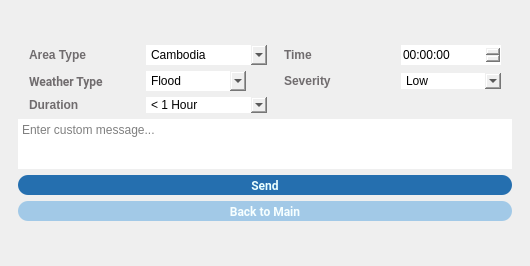
<?xml version="1.0" encoding="UTF-8"?>
<ui version="4.0">
 <class>MainWindow</class>
 <widget class="QMainWindow" name="MainWindow">
  <property name="geometry">
   <rect>
    <x>0</x>
    <y>0</y>
    <width>530</width>
    <height>266</height>
   </rect>
  </property>
  <property name="minimumSize">
   <size>
    <width>0</width>
    <height>80</height>
   </size>
  </property>
  <property name="windowTitle">
   <string>MainWindow</string>
  </property>
  <property name="styleSheet">
   <string notr="true">border-radius: 0px</string>
  </property>
  <widget class="QWidget" name="centralwidget">
   <layout class="QVBoxLayout" name="verticalLayout">
    <item>
     <widget class="QGroupBox" name="groupBox_4">
      <property name="font">
       <font>
        <family>Roboto</family>
        <pointsize>9</pointsize>
       </font>
      </property>
      <property name="styleSheet">
       <string notr="true">border-radius: 20px;</string>
      </property>
      <property name="title">
       <string/>
      </property>
      <layout class="QVBoxLayout" name="verticalLayout_4">
       <item>
        <layout class="QVBoxLayout" name="verticalLayout_2">
         <item>
          <layout class="QVBoxLayout" name="verticalLayout_3">
           <property name="sizeConstraint">
            <enum>QLayout::SetFixedSize</enum>
           </property>
           <item>
            <layout class="QGridLayout" name="gridLayout">
             <property name="sizeConstraint">
              <enum>QLayout::SetFixedSize</enum>
             </property>
             <item row="0" column="2">
              <widget class="QLabel" name="label_2">
               <property name="sizePolicy">
                <sizepolicy hsizetype="Fixed" vsizetype="Preferred">
                 <horstretch>0</horstretch>
                 <verstretch>0</verstretch>
                </sizepolicy>
               </property>
               <property name="minimumSize">
                <size>
                 <width>100</width>
                 <height>20</height>
                </size>
               </property>
               <property name="styleSheet">
                <string notr="true">color: #706C6E;
font-weight: bold;</string>
               </property>
               <property name="text">
                <string>Time</string>
               </property>
              </widget>
             </item>
             <item row="1" column="1">
              <widget class="QComboBox" name="weather_type">
               <property name="sizePolicy">
                <sizepolicy hsizetype="Fixed" vsizetype="Fixed">
                 <horstretch>0</horstretch>
                 <verstretch>0</verstretch>
                </sizepolicy>
               </property>
               <property name="minimumSize">
                <size>
                 <width>100</width>
                 <height>20</height>
                </size>
               </property>
               <item>
                <property name="text">
                 <string>Flood</string>
                </property>
               </item>
               <item>
                <property name="text">
                 <string>Typhoon</string>
                </property>
               </item>
               <item>
                <property name="text">
                 <string>Drought</string>
                </property>
               </item>
               <item>
                <property name="text">
                 <string>Hurricane</string>
                </property>
               </item>
               <item>
                <property name="text">
                 <string>Tropical Storm</string>
                </property>
               </item>
               <item>
                <property name="text">
                 <string>Other</string>
                </property>
               </item>
              </widget>
             </item>
             <item row="1" column="0">
              <widget class="QLabel" name="weather_label">
               <property name="sizePolicy">
                <sizepolicy hsizetype="Fixed" vsizetype="Preferred">
                 <horstretch>1</horstretch>
                 <verstretch>0</verstretch>
                </sizepolicy>
               </property>
               <property name="minimumSize">
                <size>
                 <width>100</width>
                 <height>20</height>
                </size>
               </property>
               <property name="maximumSize">
                <size>
                 <width>16777215</width>
                 <height>40</height>
                </size>
               </property>
               <property name="font">
                <font>
                 <family>Roboto</family>
                 <weight>75</weight>
                 <bold>true</bold>
                </font>
               </property>
               <property name="styleSheet">
                <string notr="true">color: #706C6E;
font-weight: bold;</string>
               </property>
               <property name="text">
                <string>Weather Type</string>
               </property>
              </widget>
             </item>
             <item row="0" column="3">
              <widget class="QTimeEdit" name="time">
               <property name="sizePolicy">
                <sizepolicy hsizetype="Fixed" vsizetype="Fixed">
                 <horstretch>0</horstretch>
                 <verstretch>0</verstretch>
                </sizepolicy>
               </property>
               <property name="minimumSize">
                <size>
                 <width>100</width>
                 <height>20</height>
                </size>
               </property>
              </widget>
             </item>
             <item row="0" column="0">
              <widget class="QLabel" name="label">
               <property name="sizePolicy">
                <sizepolicy hsizetype="Fixed" vsizetype="Preferred">
                 <horstretch>0</horstretch>
                 <verstretch>0</verstretch>
                </sizepolicy>
               </property>
               <property name="minimumSize">
                <size>
                 <width>100</width>
                 <height>20</height>
                </size>
               </property>
               <property name="styleSheet">
                <string notr="true">color: #706C6E;
font-weight: bold;</string>
               </property>
               <property name="text">
                <string>Area Type</string>
               </property>
              </widget>
             </item>
             <item row="0" column="1">
              <widget class="QComboBox" name="area_type">
               <property name="sizePolicy">
                <sizepolicy hsizetype="Fixed" vsizetype="Fixed">
                 <horstretch>0</horstretch>
                 <verstretch>0</verstretch>
                </sizepolicy>
               </property>
               <property name="minimumSize">
                <size>
                 <width>100</width>
                 <height>20</height>
                </size>
               </property>
               <item>
                <property name="text">
                 <string>Cambodia</string>
                </property>
               </item>
               <item>
                <property name="text">
                 <string>Pu Ngaol</string>
                </property>
               </item>
               <item>
                <property name="text">
                 <string>Surrounding Areas</string>
                </property>
               </item>
              </widget>
             </item>
             <item row="1" column="3">
              <widget class="QComboBox" name="severity">
               <item>
                <property name="text">
                 <string>Low</string>
                </property>
               </item>
               <item>
                <property name="text">
                 <string>Medium</string>
                </property>
               </item>
               <item>
                <property name="text">
                 <string>High</string>
                </property>
               </item>
               <item>
                <property name="text">
                 <string>Extreme</string>
                </property>
               </item>
              </widget>
             </item>
             <item row="1" column="2">
              <widget class="QLabel" name="label_3">
               <property name="styleSheet">
                <string notr="true">color: #706C6E;
font-weight: bold;</string>
               </property>
               <property name="text">
                <string>Severity</string>
               </property>
              </widget>
             </item>
             <item row="2" column="0">
              <widget class="QLabel" name="label_4">
               <property name="styleSheet">
                <string notr="true">color: #706C6E;
font-weight: bold;</string>
               </property>
               <property name="text">
                <string>Duration</string>
               </property>
              </widget>
             </item>
             <item row="2" column="1">
              <widget class="QComboBox" name="duration">
               <item>
                <property name="text">
                 <string>&lt; 1 Hour</string>
                </property>
               </item>
               <item>
                <property name="text">
                 <string>1 - 2 Hours</string>
                </property>
               </item>
               <item>
                <property name="text">
                 <string>3 - 6 Hours</string>
                </property>
               </item>
               <item>
                <property name="text">
                 <string>6 - 24 Hours</string>
                </property>
               </item>
              </widget>
             </item>
            </layout>
           </item>
           <item>
            <widget class="QPlainTextEdit" name="message">
             <property name="maximumSize">
              <size>
               <width>16777215</width>
               <height>50</height>
              </size>
             </property>
             <property name="placeholderText">
              <string>Enter custom message...</string>
             </property>
            </widget>
           </item>
          </layout>
         </item>
         <item>
          <widget class="QPushButton" name="send_premade_alert">
           <property name="minimumSize">
            <size>
             <width>0</width>
             <height>20</height>
            </size>
           </property>
           <property name="maximumSize">
            <size>
             <width>16777215</width>
             <height>20</height>
            </size>
           </property>
           <property name="font">
            <font>
             <family>Roboto</family>
             <weight>75</weight>
             <bold>true</bold>
            </font>
           </property>
           <property name="styleSheet">
            <string notr="true">QPushButton {
	border: 0px;
	border-radius: 10px;
	font-weight: bold;
	background-color: #256faf;
	color: rgb(233, 255, 255);
}

QPushButton:hover {
	background-color: #1d55aa;
}

QPushButton:pressed {
	background-color: #17468a;
}

QPushButton:disabled {
	background-color: #d3d3d3;
	color: #a9a9a9;
	border: 1px solid #256faf;
}
</string>
           </property>
           <property name="text">
            <string>Send</string>
           </property>
          </widget>
         </item>
         <item>
          <widget class="QPushButton" name="premade_to_main_button">
           <property name="minimumSize">
            <size>
             <width>0</width>
             <height>20</height>
            </size>
           </property>
           <property name="font">
            <font>
             <family>Roboto</family>
             <weight>75</weight>
             <bold>true</bold>
            </font>
           </property>
           <property name="styleSheet">
            <string notr="true">QPushButton {
	border: 0px;
	border-radius: 10px;
	font-weight: bold;
	background-color: #a2c9e7;
	color: #f7ffff;
}

QPushButton:hover {
	background-color: #8faae4;
}

QPushButton:pressed {
	background-color: #6b93d6;
}

QPushButton:disabled {
	background-color: #d3d3d3;
	color: #a9a9a9;
	border: 1px solid #a2c9e7;
}
</string>
           </property>
           <property name="text">
            <string>Back to Main</string>
           </property>
          </widget>
         </item>
        </layout>
       </item>
      </layout>
     </widget>
    </item>
   </layout>
  </widget>
 </widget>
 <resources/>
 <connections/>
</ui>
